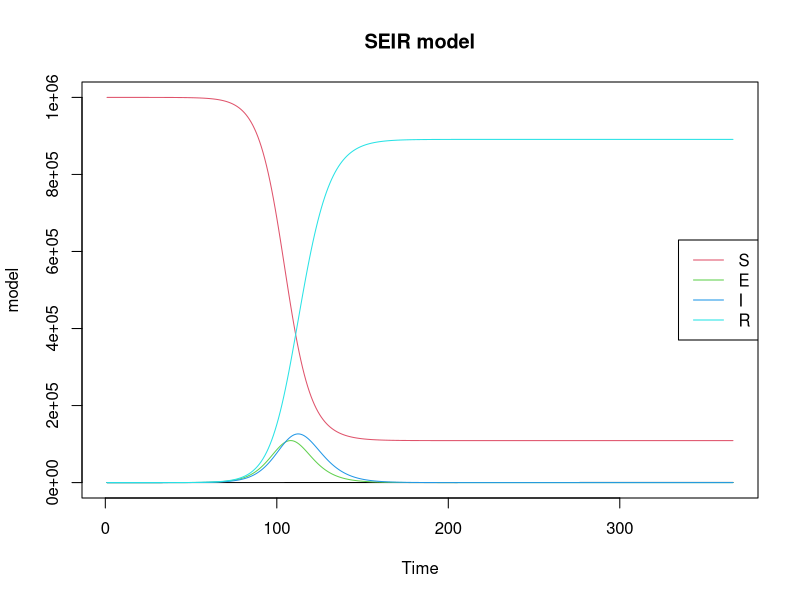
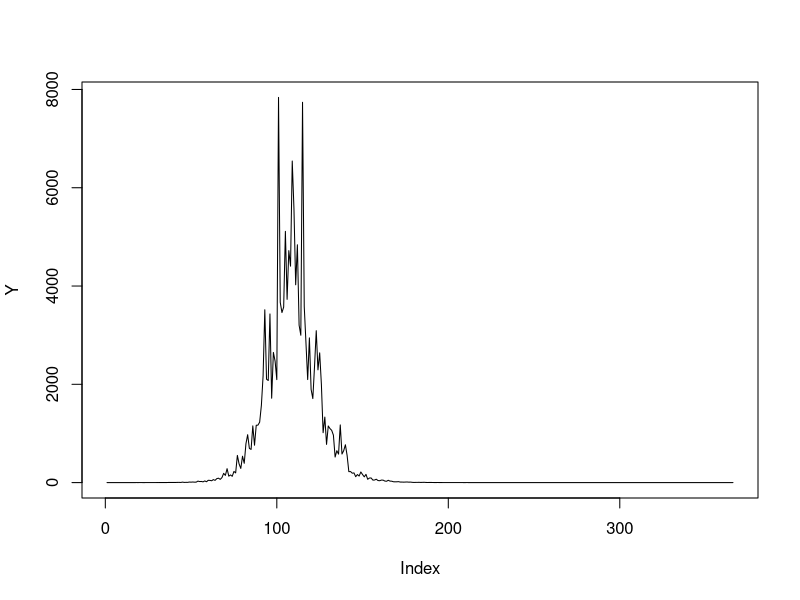

The R script that drew these images, in order:
require(deSolve)

SEIR <- function(time, current_state, params){
  
  with(as.list(c(current_state, params)),{
    N <- S+E+I+R
    dS <- -(beta*S*I)/N
    dE <- (beta*S*I)/N - sigma*E
    dI <- sigma*E - gamma*I - mu*I
    dR <- gamma*I+mu*I
    
    return(list(c(dS, dE, dI, dR)))
  })
}
params <- c(beta=0.5, sigma=0.25, gamma=0.2, mu=0.001)
initial_state <- c(S=999999, E=1, I=0, R=0)
times <- 0:365
model <- ode(initial_state, times, SEIR, params)

summary(model)

matplot(model, type="l", lty=1, main="SEIR model", xlab="Time")
legend <- colnames(model)[2:5]
legend("right", legend=legend, col=2:5, lty = 1)
write.csv(model,"simulatestates2.csv")


Z <-0.2*model[,3]




tau <- runif(1,0,1)
Y <-vector(length = 366)
for (i in 1:366){
  Y[i]<- rlnorm(1,log(Z[i]/5),tau)
}
plot(Y,type='l')
write.csv(Y,"simY2.csv")
